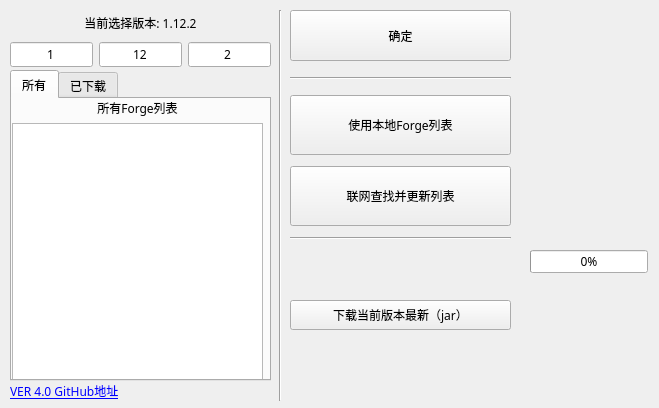
<?xml version="1.0" encoding="UTF-8"?>
<ui version="4.0">
 <class>main_window</class>
 <widget class="QMainWindow" name="main_window">
  <property name="enabled">
   <bool>true</bool>
  </property>
  <property name="geometry">
   <rect>
    <x>0</x>
    <y>0</y>
    <width>659</width>
    <height>408</height>
   </rect>
  </property>
  <property name="sizePolicy">
   <sizepolicy hsizetype="Fixed" vsizetype="Fixed">
    <horstretch>0</horstretch>
    <verstretch>0</verstretch>
   </sizepolicy>
  </property>
  <property name="minimumSize">
   <size>
    <width>500</width>
    <height>400</height>
   </size>
  </property>
  <property name="maximumSize">
   <size>
    <width>800</width>
    <height>600</height>
   </size>
  </property>
  <property name="font">
   <font>
    <family>微软雅黑</family>
    <weight>50</weight>
    <bold>false</bold>
   </font>
  </property>
  <property name="windowTitle">
   <string>MinecraftGetForge -- By Trisuborn</string>
  </property>
  <property name="whatsThis">
   <string>版本</string>
  </property>
  <property name="accessibleName">
   <string/>
  </property>
  <property name="tabShape">
   <enum>QTabWidget::Rounded</enum>
  </property>
  <widget class="QWidget" name="centralwidget">
   <widget class="QFrame" name="frame">
    <property name="enabled">
     <bool>true</bool>
    </property>
    <property name="geometry">
     <rect>
      <x>10</x>
      <y>0</y>
      <width>641</width>
      <height>401</height>
     </rect>
    </property>
    <property name="frameShape">
     <enum>QFrame::NoFrame</enum>
    </property>
    <property name="frameShadow">
     <enum>QFrame::Sunken</enum>
    </property>
    <widget class="QWidget" name="horizontalLayoutWidget_2">
     <property name="geometry">
      <rect>
       <x>0</x>
       <y>10</y>
       <width>261</width>
       <height>57</height>
      </rect>
     </property>
     <layout class="QGridLayout" name="gridLayout_3">
      <item row="1" column="1">
       <widget class="QLineEdit" name="lineEdit_ver2">
        <property name="acceptDrops">
         <bool>false</bool>
        </property>
        <property name="inputMask">
         <string>00</string>
        </property>
        <property name="text">
         <string>12</string>
        </property>
        <property name="maxLength">
         <number>2</number>
        </property>
        <property name="alignment">
         <set>Qt::AlignCenter</set>
        </property>
        <property name="placeholderText">
         <string>12</string>
        </property>
       </widget>
      </item>
      <item row="0" column="0" colspan="3">
       <widget class="QLabel" name="label_ver">
        <property name="text">
         <string>当前选择版本: 1.12.2</string>
        </property>
        <property name="alignment">
         <set>Qt::AlignCenter</set>
        </property>
       </widget>
      </item>
      <item row="1" column="2">
       <widget class="QLineEdit" name="lineEdit_ver3">
        <property name="acceptDrops">
         <bool>false</bool>
        </property>
        <property name="inputMask">
         <string>00</string>
        </property>
        <property name="text">
         <string>2</string>
        </property>
        <property name="maxLength">
         <number>2</number>
        </property>
        <property name="alignment">
         <set>Qt::AlignCenter</set>
        </property>
        <property name="placeholderText">
         <string>2</string>
        </property>
       </widget>
      </item>
      <item row="1" column="0">
       <widget class="QLineEdit" name="lineEdit_ver1">
        <property name="acceptDrops">
         <bool>false</bool>
        </property>
        <property name="inputMask">
         <string>0</string>
        </property>
        <property name="text">
         <string>1</string>
        </property>
        <property name="maxLength">
         <number>1</number>
        </property>
        <property name="alignment">
         <set>Qt::AlignCenter</set>
        </property>
        <property name="placeholderText">
         <string>1</string>
        </property>
       </widget>
      </item>
     </layout>
    </widget>
    <widget class="QWidget" name="verticalLayoutWidget_2">
     <property name="geometry">
      <rect>
       <x>280</x>
       <y>90</y>
       <width>221</width>
       <height>141</height>
      </rect>
     </property>
     <layout class="QVBoxLayout" name="verticalLayout">
      <item>
       <widget class="QPushButton" name="btn_locale">
        <property name="minimumSize">
         <size>
          <width>0</width>
          <height>60</height>
         </size>
        </property>
        <property name="text">
         <string>使用本地Forge列表</string>
        </property>
       </widget>
      </item>
      <item>
       <widget class="QPushButton" name="btn_query">
        <property name="minimumSize">
         <size>
          <width>0</width>
          <height>60</height>
         </size>
        </property>
        <property name="text">
         <string>联网查找并更新列表</string>
        </property>
       </widget>
      </item>
     </layout>
    </widget>
    <widget class="QPushButton" name="btn_sure">
     <property name="geometry">
      <rect>
       <x>280</x>
       <y>10</y>
       <width>221</width>
       <height>51</height>
      </rect>
     </property>
     <property name="sizePolicy">
      <sizepolicy hsizetype="Fixed" vsizetype="Fixed">
       <horstretch>0</horstretch>
       <verstretch>0</verstretch>
      </sizepolicy>
     </property>
     <property name="minimumSize">
      <size>
       <width>0</width>
       <height>0</height>
      </size>
     </property>
     <property name="maximumSize">
      <size>
       <width>400</width>
       <height>100</height>
      </size>
     </property>
     <property name="text">
      <string>确定</string>
     </property>
     <property name="flat">
      <bool>false</bool>
     </property>
    </widget>
    <widget class="Line" name="line">
     <property name="geometry">
      <rect>
       <x>250</x>
       <y>100</y>
       <width>3</width>
       <height>61</height>
      </rect>
     </property>
     <property name="orientation">
      <enum>Qt::Vertical</enum>
     </property>
    </widget>
    <widget class="QTabWidget" name="tabWidget">
     <property name="geometry">
      <rect>
       <x>0</x>
       <y>70</y>
       <width>261</width>
       <height>311</height>
      </rect>
     </property>
     <property name="currentIndex">
      <number>0</number>
     </property>
     <widget class="QWidget" name="tab">
      <attribute name="title">
       <string>所有</string>
      </attribute>
      <widget class="QWidget" name="verticalLayoutWidget">
       <property name="geometry">
        <rect>
         <x>0</x>
         <y>0</y>
         <width>251</width>
         <height>281</height>
        </rect>
       </property>
       <layout class="QGridLayout" name="gridLayout">
        <property name="sizeConstraint">
         <enum>QLayout::SetMinimumSize</enum>
        </property>
        <item row="0" column="0">
         <widget class="QLabel" name="label_out">
          <property name="enabled">
           <bool>true</bool>
          </property>
          <property name="text">
           <string>所有Forge列表</string>
          </property>
          <property name="alignment">
           <set>Qt::AlignCenter</set>
          </property>
         </widget>
        </item>
        <item row="1" column="0">
         <widget class="QTextBrowser" name="textBrowser_forgeList">
          <property name="enabled">
           <bool>true</bool>
          </property>
          <property name="tabChangesFocus">
           <bool>true</bool>
          </property>
          <property name="undoRedoEnabled">
           <bool>true</bool>
          </property>
          <property name="html">
           <string>&lt;!DOCTYPE HTML PUBLIC &quot;-//W3C//DTD HTML 4.0//EN&quot; &quot;http://www.w3.org/TR/REC-html40/strict.dtd&quot;&gt;
&lt;html&gt;&lt;head&gt;&lt;meta name=&quot;qrichtext&quot; content=&quot;1&quot; /&gt;&lt;style type=&quot;text/css&quot;&gt;
p, li { white-space: pre-wrap; }
&lt;/style&gt;&lt;/head&gt;&lt;body style=&quot; font-family:'微软雅黑'; font-size:9pt; font-weight:400; font-style:normal;&quot;&gt;
&lt;p style=&quot;-qt-paragraph-type:empty; margin-top:0px; margin-bottom:0px; margin-left:0px; margin-right:0px; -qt-block-indent:0; text-indent:0px;&quot;&gt;&lt;br /&gt;&lt;/p&gt;&lt;/body&gt;&lt;/html&gt;</string>
          </property>
          <property name="openExternalLinks">
           <bool>true</bool>
          </property>
         </widget>
        </item>
       </layout>
      </widget>
     </widget>
     <widget class="QWidget" name="tab_2">
      <attribute name="title">
       <string>已下载</string>
      </attribute>
      <widget class="QWidget" name="verticalLayoutWidget_4">
       <property name="geometry">
        <rect>
         <x>0</x>
         <y>0</y>
         <width>251</width>
         <height>281</height>
        </rect>
       </property>
       <layout class="QGridLayout" name="gridLayout_2">
        <property name="sizeConstraint">
         <enum>QLayout::SetMinimumSize</enum>
        </property>
        <item row="0" column="0">
         <widget class="QLabel" name="label_out_2">
          <property name="enabled">
           <bool>true</bool>
          </property>
          <property name="text">
           <string>已下载Forge列表</string>
          </property>
          <property name="alignment">
           <set>Qt::AlignCenter</set>
          </property>
         </widget>
        </item>
        <item row="1" column="0">
         <widget class="QTextBrowser" name="textBrowser_forgeList_2">
          <property name="enabled">
           <bool>true</bool>
          </property>
          <property name="tabChangesFocus">
           <bool>true</bool>
          </property>
          <property name="undoRedoEnabled">
           <bool>true</bool>
          </property>
          <property name="html">
           <string>&lt;!DOCTYPE HTML PUBLIC &quot;-//W3C//DTD HTML 4.0//EN&quot; &quot;http://www.w3.org/TR/REC-html40/strict.dtd&quot;&gt;
&lt;html&gt;&lt;head&gt;&lt;meta name=&quot;qrichtext&quot; content=&quot;1&quot; /&gt;&lt;style type=&quot;text/css&quot;&gt;
p, li { white-space: pre-wrap; }
&lt;/style&gt;&lt;/head&gt;&lt;body style=&quot; font-family:'微软雅黑'; font-size:9pt; font-weight:400; font-style:normal;&quot;&gt;
&lt;p style=&quot;-qt-paragraph-type:empty; margin-top:0px; margin-bottom:0px; margin-left:0px; margin-right:0px; -qt-block-indent:0; text-indent:0px;&quot;&gt;&lt;br /&gt;&lt;/p&gt;&lt;/body&gt;&lt;/html&gt;</string>
          </property>
          <property name="openExternalLinks">
           <bool>true</bool>
          </property>
         </widget>
        </item>
       </layout>
      </widget>
     </widget>
    </widget>
    <widget class="QWidget" name="verticalLayoutWidget_3">
     <property name="geometry">
      <rect>
       <x>0</x>
       <y>380</y>
       <width>261</width>
       <height>22</height>
      </rect>
     </property>
     <layout class="QVBoxLayout" name="verticalLayout_2">
      <property name="spacing">
       <number>1</number>
      </property>
      <item>
       <widget class="QLabel" name="label_github">
        <property name="sizePolicy">
         <sizepolicy hsizetype="Expanding" vsizetype="Expanding">
          <horstretch>0</horstretch>
          <verstretch>0</verstretch>
         </sizepolicy>
        </property>
        <property name="text">
         <string>&lt;a href=&quot;https://github.com/Trisuborn/MinecraftGetForge&quot;&gt;VER 4.0 GitHub地址&lt;/a&gt;</string>
        </property>
        <property name="openExternalLinks">
         <bool>true</bool>
        </property>
       </widget>
      </item>
     </layout>
    </widget>
    <widget class="Line" name="line_2">
     <property name="geometry">
      <rect>
       <x>260</x>
       <y>10</y>
       <width>20</width>
       <height>391</height>
      </rect>
     </property>
     <property name="orientation">
      <enum>Qt::Vertical</enum>
     </property>
    </widget>
    <widget class="QWidget" name="verticalLayoutWidget_5">
     <property name="geometry">
      <rect>
       <x>280</x>
       <y>250</y>
       <width>221</width>
       <height>131</height>
      </rect>
     </property>
     <layout class="QVBoxLayout" name="verticalLayout_3">
      <item>
       <widget class="QPushButton" name="btn_download_1">
        <property name="minimumSize">
         <size>
          <width>0</width>
          <height>30</height>
         </size>
        </property>
        <property name="text">
         <string>下载当前版本最新（jar）</string>
        </property>
       </widget>
      </item>
     </layout>
    </widget>
    <widget class="Line" name="line_3">
     <property name="geometry">
      <rect>
       <x>280</x>
       <y>70</y>
       <width>221</width>
       <height>16</height>
      </rect>
     </property>
     <property name="orientation">
      <enum>Qt::Horizontal</enum>
     </property>
    </widget>
    <widget class="Line" name="line_4">
     <property name="geometry">
      <rect>
       <x>280</x>
       <y>230</y>
       <width>221</width>
       <height>16</height>
      </rect>
     </property>
     <property name="orientation">
      <enum>Qt::Horizontal</enum>
     </property>
    </widget>
    <widget class="QProgressBar" name="progress_bar">
     <property name="geometry">
      <rect>
       <x>520</x>
       <y>250</y>
       <width>118</width>
       <height>23</height>
      </rect>
     </property>
     <property name="value">
      <number>0</number>
     </property>
     <property name="alignment">
      <set>Qt::AlignCenter</set>
     </property>
     <property name="textDirection">
      <enum>QProgressBar::TopToBottom</enum>
     </property>
    </widget>
   </widget>
  </widget>
 </widget>
 <resources/>
 <connections/>
</ui>
